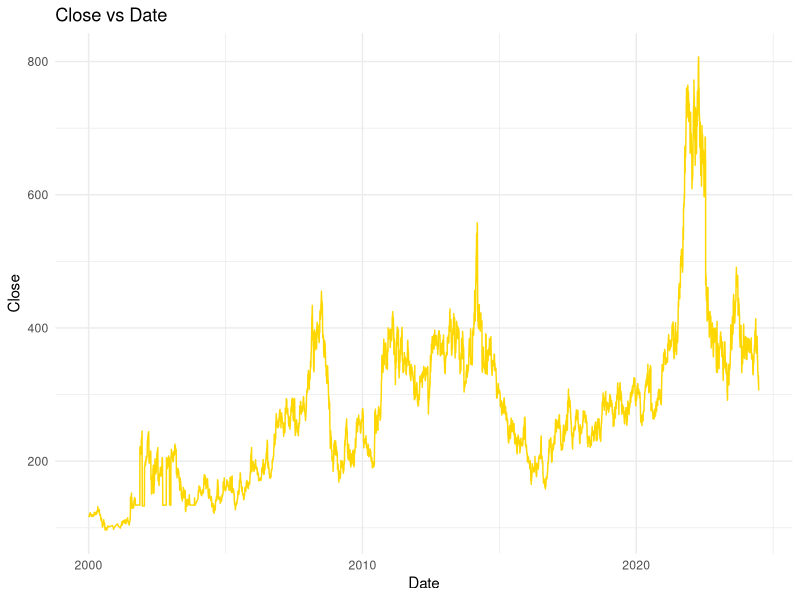
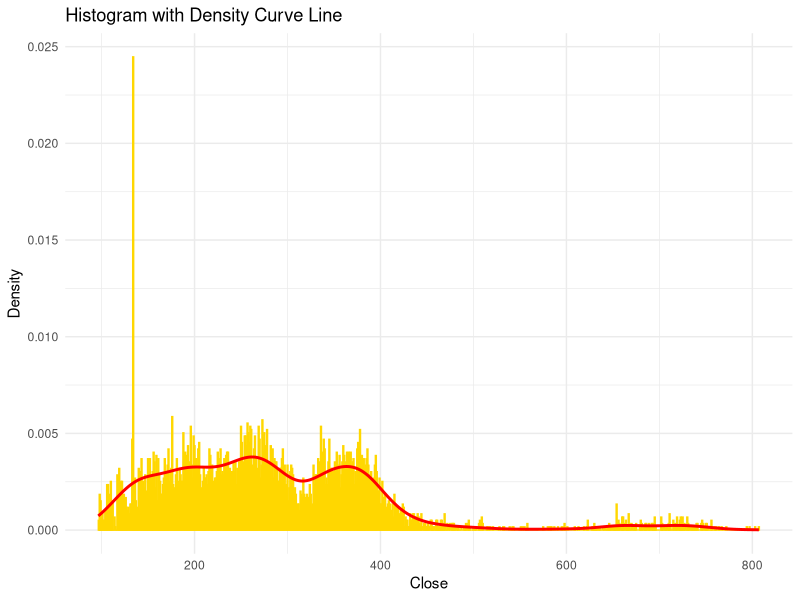
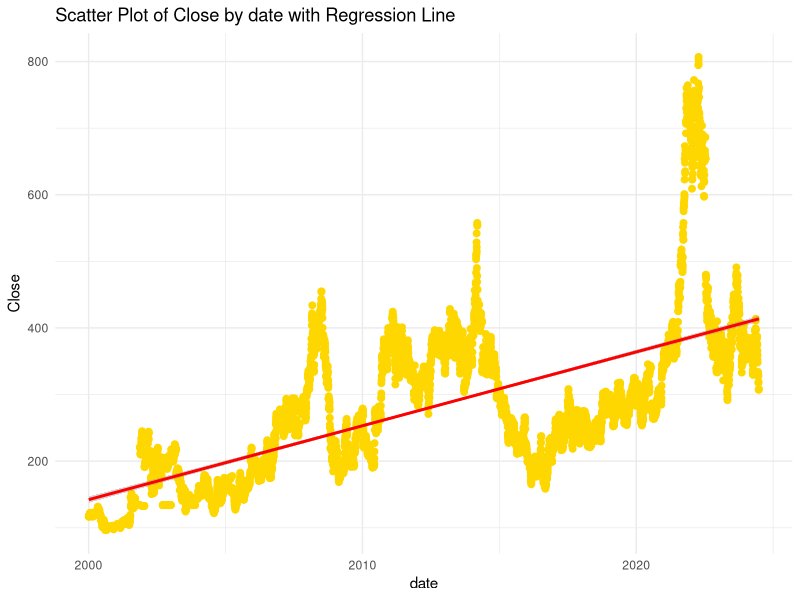

R code for these plots, in order:
# This R environment comes with many helpful analytics packages installed
library(readr)
library(tidyverse)
library(ggplot2)
library(dplyr)

# reading file data
oat_data <- read_csv("../individual_data/Oat_data.csv",show_col_types = FALSE)
# Check the structure of the data
str(oat_data)

# Ensure the date column is in Date format
oat_data$date <- as.Date(oat_data$date, format = "%Y-%m-%d")

# Aggregate the data to get the average close for each date (if there are duplicates)
oat_data_agg <- oat_data %>%
  group_by(date) %>%
  summarise(close = mean(close, na.rm = TRUE))

# Plot close vs date as a line graph
ggplot(oat_data_agg, aes(x = date, y = close)) +
  geom_line(color = "#FFD700") +  # Line graph
  labs(title = "Close vs Date", x = "Date", y = "Close") +
  theme_minimal()

# Plot histogram with density curve line
ggplot(oat_data_agg, aes(x = close)) +
  geom_histogram(aes(y = ..density..), binwidth = 1, fill = "skyblue", color = "#FFD700", alpha = 0.5) +  # Histogram
  geom_density(color = "#FF0000", size = 1) +  # Density curve line
  labs(title = "Histogram with Density Curve Line", x = "Close", y = "Density") +
  theme_minimal()

# Scatter Plot of Close by date
ggplot(oat_data_agg, aes(x = date, y = close)) +
  geom_point(color = "#FFD700", size = 2) +  # Scatter plot with blue points
  geom_smooth(method = "lm", color = "red", linewidth = 1) +  # Use 'linewidth' instead of 'size' for the regression line
  labs(title = "Scatter Plot of Close by date with Regression Line",
       x = "date",
       y = "Close") +
  theme_minimal()

